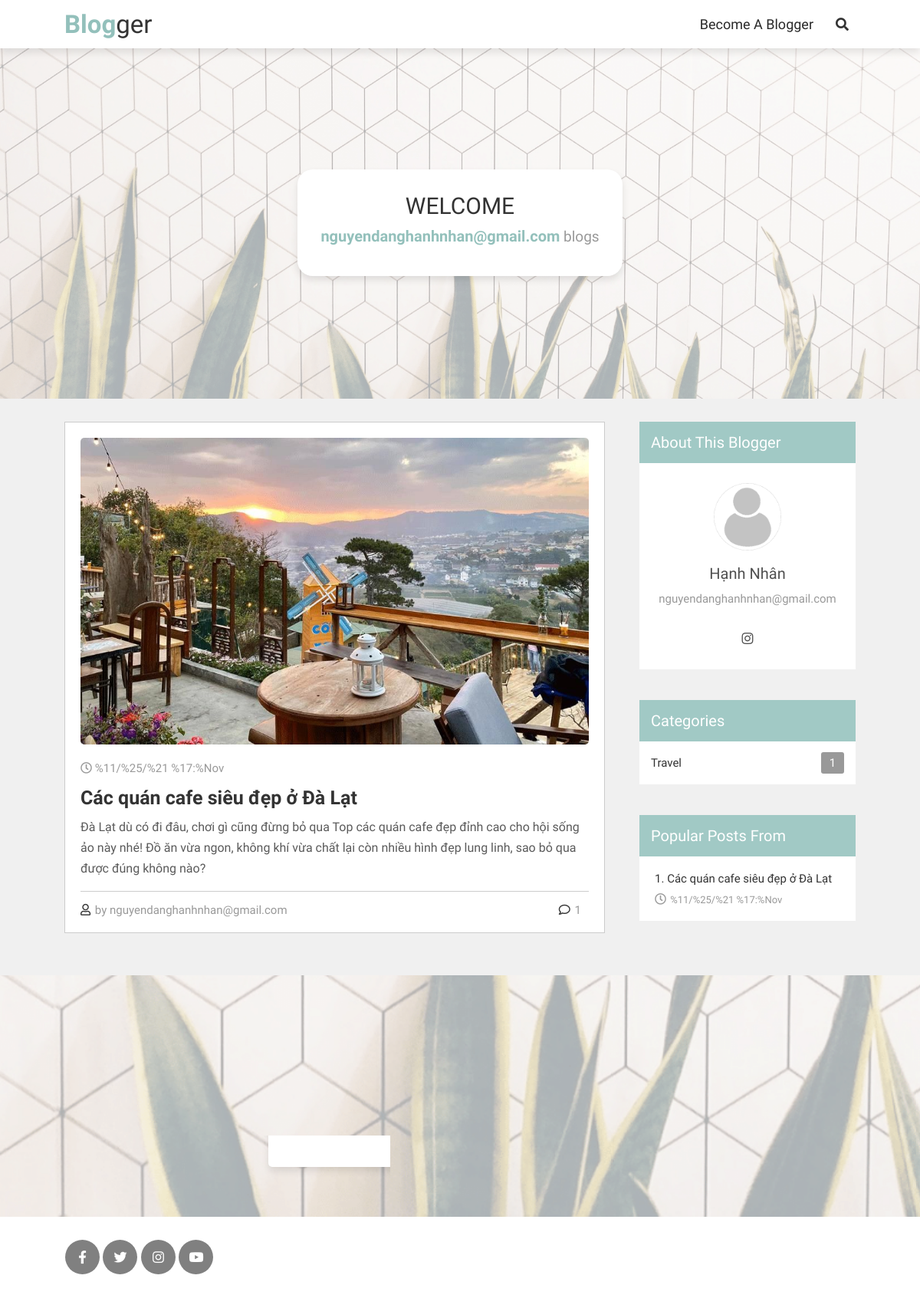
Screenshot of /blogger/nguyendanghanhnhan@gmail.com/ with the database file from the repository.
### account/models.py (models this page shows, shortened)
class User(AbstractBaseUser):
    email = models.EmailField(max_length=255, unique=True)
    admin = models.BooleanField(default=False)
    staff = models.BooleanField(default=False)
    timestamp = models.DateTimeField(auto_now_add=True)
    USERNAME_FIELD = "email"
    REQUIRED_FIELDS = []
    objects = UserManager()
    def __str__(self):
        return self.email

class Profile(models.Model):
    user = models.OneToOneField(User, on_delete=models.CASCADE)
    name = models.CharField(max_length=100)
    avatar = models.ImageField(default="users/user.png", upload_to="users/")
    facebook = models.URLField(null=True, blank=True)
    twitter = models.URLField(default=None, null=True, blank=True)
    instagram = models.URLField(null=True, blank=True)
    youtube = models.URLField(default=None, null=True, blank=True)

### blog/models.py (models this page shows, shortened)
class Post(models.Model):
    author = models.ForeignKey(User, on_delete=models.CASCADE)
    title = models.CharField(max_length=100)
    description = models.TextField(default="This is a post description")
    coverImage = models.ImageField(default="default_post.jpg", upload_to="posts/")
    content = models.TextField()
    category = models.ForeignKey(Category, on_delete=models.SET_NULL, null=True)
    dateCreated = models.DateTimeField(auto_now_add=True, null=True, blank=True)
    class Meta:
        ordering = ["-dateCreated"]

class Comment(models.Model):
    commentor = models.ForeignKey(User, on_delete=models.SET_NULL, null=True)
    post = models.ForeignKey(Post, on_delete=models.CASCADE)
    content = models.TextField()
    dateCreated = models.DateTimeField(auto_now_add=True)
    class Meta:
        ordering = ["-dateCreated"]

class Category(models.Model):
    name = models.CharField(max_length=100)

### blog/views.py (the view)
# urls.py: path("blogger/<str:email>/", views.bloggerHome, name="bloggerHome"),
def bloggerHome(request, email):
    try:
        blogger = User.objects.get(email=email)
    except User.DoesNotExist:
        return HttpResponse("Not exist")
    posts = Post.objects.filter(author=blogger)
    posts, tags, queryPath = filterPosts(request, posts)
    popularPosts = posts.annotate(num_comment=Count("comment")).order_by(
        "-num_comment"
    )[:5]
    categories = Category.objects.filter(post__author=blogger).annotate(
        total=Count("post")
    )
    posts = pagination(request, posts)
    context = {
        "blogger": blogger,
        "posts": posts,
        "tags": tags,
        "queryPath": queryPath,
        "categories": categories,
        "popularPosts": popularPosts,
    }
    return render(request, "my-blog.html", context)

### blog/views.py (called while the page is built, shortened)
def pagination(request, posts):
    page = request.GET.get("page", 1)
    paginator = Paginator(posts, 5)
    try:
        posts = paginator.page(page)
    except PageNotAnInteger:
        posts = paginator.page(1)
    except EmptyPage:
        posts = paginator.page(paginator.num_pages)
    return posts

def filterPosts(request, posts):
    tags = []
    queryPath = ""
    category = request.GET.get("category")
    if category:
        posts = posts.filter(category__name__icontains=category)
        tags.append({"query": "category", "value": category})
        queryPath += f"&category={category}"
    search = request.GET.get("search")
    return posts, tags, queryPath

### blog/templates/my-blog.html (shortened to what this page needs)
{% load static %}
<!DOCTYPE html>
<html lang="en">
    <head>
        <link
            rel="stylesheet"
            href="https://cdnjs.cloudflare.com/ajax/libs/font-awesome/5.15.3/css/all.min.css"
        />
        <link rel="stylesheet" href="{% static './css/home.css' %}" />
    </head>
    <body>
        {% include "components/navbar.html" %}
        <section class="banner individual" id="banner">
            <div class="content">
                <h3>Welcome</h3>
                <p> <span class="blogger">{{ blogger.email }}</span>  blogs</p>
            </div>
        </section>
        <section class="container" id="posts">
            {% include "components/postsContainer.html" %}
            <div class="sidebar">
                {% include "components/user-box.html" %}
                {% include "components/categories.html" %}
                <div class="box">
                    {% if request.user == blogger %}
                    <h3 class="title">My popular posts</h3>
                    {% else %}
                    <h3 class="title">popular posts from  </h3>
                    {% endif %}
                    <div class="p-post">
                        {% for post in popularPosts %}
                        <a href="{% url 'postDetail' post.id %}">
                            <h3>{{ forloop.counter }}. {{ post.title }}</h3>
                            <span>
                                <i class="far fa-clock"></i>
                                {{ post.dateCreated }}
                            </span>
                        </a>
                        {% endfor %}
                    </div>
                </div>
            </div>
        </section>
        <section class="contact" id="contact">
            <form action="">
                <h3>contact me</h3>
                <div class="inputBox">
                    <input type="email" placeholder="Your email" />
                </div>
                <input type="submit" value="Send" class="btn" />
            </form>
        </section>
        <section class="footer">
            <div class="follow">
                <a href="#" class="fab fa-facebook-f"></a>
                <a href="#" class="fab fa-twitter"></a>
                <a href="#" class="fab fa-instagram"></a>
                <a href="#" class="fab fa-youtube"></a>
            </div>
            <div class="credit">All rights reserved</div>
        </section>
    </body>
</html>

### blog/templates/components/navbar.html (shortened to what this page needs)
{% load static %}
<header class="header">
    <a href="{% url 'home' %}" class="logo"><span>Blog</span>ger</a>
    <nav class="navbar">
        {% if request.user.is_authenticated %}
        <a href="{% url 'home' %}">Community</a>
        <a href="{% url 'bloggerHome' request.user.email %}#posts">my posts</a>
        <a href="{% url 'postCustomize' %}">Customize</a>
        <a href="{% url 'logout' %}">logout</a>
        {% else %}
        <a href="{% url 'login' %}">become a blogger</a>
        {% endif %}
    </nav>
    <div class="icons">
        <i class="fas fa-search" id="search-icon"></i>
    </div>
</header>

### blog/templates/components/postsContainer.html (shortened to what this page needs)
{% load static %}
<link rel="stylesheet" href="{% static './css/home.css' %}" />
<div class="posts-container">
    {% for post in posts %}
    <div class="post">
        <a href="{% url 'postDetail' post.id %}">
            <img
                src="{{ post.coverImage.url }}"
                alt="Cover Image"
                class="image"
            />
        </a>
        <div class="date">
            <i class="far fa-clock"></i>
            <span>{{ post.dateCreated }}</span>
        </div>
        <h3 class="title">{{ post.title }}</h3>
        <p class="text">{{ post.description }}</p>
        <div class="links">
            <a
                href="{% url 'bloggerHome' post.author.email %}"
                class="user"
            >
                <i class="far fa-user"></i>
                <span>by {{ post.author }}</span>
            </a>
            <a href="{% url 'postDetail' post.id  %}#comments" class="icon">
                <i class="far fa-comment"></i>
                <span>{{ post.comment_set.all|length }}</span>
            </a>
        </div>
    </div>
    {% empty %}
    <h1 id="no-post">No post found</h1>
    {% endfor %}
    {% if posts|length > 0 %}
    <div class="posts-indicators">
        {% for i in posts.paginator.page_range %}
        {% if posts.number == i %}
        <a href="?page={{ i }}{{ queryPath }}"><span class="number active">{{ i }}</span></a>
        {% else %}
        <a href="?page={{ i }}{{ queryPath }}"><span class="number">{{ i }}</span></a>
        {% endif %}
        {% endfor %}
    </div>
    {% endif %}
</div>

### blog/templates/components/user-box.html (shortened to what this page needs)
{% load static %}
<link rel="stylesheet" href="{% static './css/home.css' %}" />
<div class="box"  style="margin-top: 1rem;"">
    {% if request.user == blogger %}
    <h3 class="title">about me</h3>
    {% else %}
    <h3 class="title">about this blogger</h3>
    {% endif %}
    <div class="about">
        <img src="{{ blogger.profile.avatar.url }}" alt="" />
        <h3>{{ blogger.profile.name }}</h3>
        <p>{{ blogger }}</p>
        <div class="follow">
            {% if blogger.profile.instagram %}
            <a href="{{ blogger.profile.instagram }}" target="_blank" class="fab fa-instagram"></a>
            {% endif %}
        </div>
    </div>
</div>

### blog/templates/components/categories.html
{% load static %}
<link rel="stylesheet" href="{% static './css/home.css' %}" />
<div class="box" style="margin-top: 1rem;">
    <h3 class="title">categories</h3>
    <div class="category">
        {% for category in categories %}
        {% if category.post_set.all|length > 0 %}
            {% if 'blogger' in  request.path %}
            <a href="{% url 'bloggerHome' blogger.email %}?category={{ category.name }}#posts">
                {{ category.name }}
                <span>{{ category.total }}</span>
            </a>
            {% else %}
            <a href="{% url 'home' %}?category={{ category.name }}#posts">
                {{ category.name }}
                <span>{{ category.post_set.all|length }}</span>
            </a>
            {% endif %}
        {% endif %}
        {% endfor %}
    </div>
</div>

### blog/templates/my-blog.html (style rules this page uses)
.blogger { font-size: 2rem; font-weight: bold; color: rgb(147, 192, 187); }

### blog/templates/components/navbar.html (style rules this page uses)
.header { position: fixed; top: 0; left: 0; right: 0; z-index: 1000; background: #fff; box-shadow: var(--box-shadow); display: flex; align-items: center; padding: 1.2rem 7%; }
.header .logo { color: var(--black); font-size: 3.3rem; margin-right: auto; }
.header .logo span { color: var(--light-green); font-weight: bold; }
.header .navbar a { color: #292929; margin-right: 2rem; font-size: 1.8rem; text-transform: capitalize; }
.header .icons i { height: 3.5rem; line-height: 3.5rem; width: 3.5rem; text-align: center; color: var(--black); font-size: 1.7rem; cursor: pointer; }

### rows the page displays
User: email "nguyendanghanhnhan@gmail.com", profile.avatar (placeholder picture), profile.name "Hạnh Nhân"
Post: coverImage (picture), dateCreated "%11/%25/%21 %17:%Nov", title "Các quán cafe siêu đẹp ở Đà Lạt", description "Đà Lạt dù có đi đâu, chơi gì cũng đừng bỏ qua Top các quán cafe đẹp đỉnh cao cho hội sống ảo này nhé! Đồ ăn vừa ngon, không khí vừa chất lại còn nhiều hình đẹp lung linh, sao bỏ qua được đúng không nào?", author "nguyendanghanhnhan@gmail.com", comment_set.all|length "1"
Category: name "Travel", total "1"
